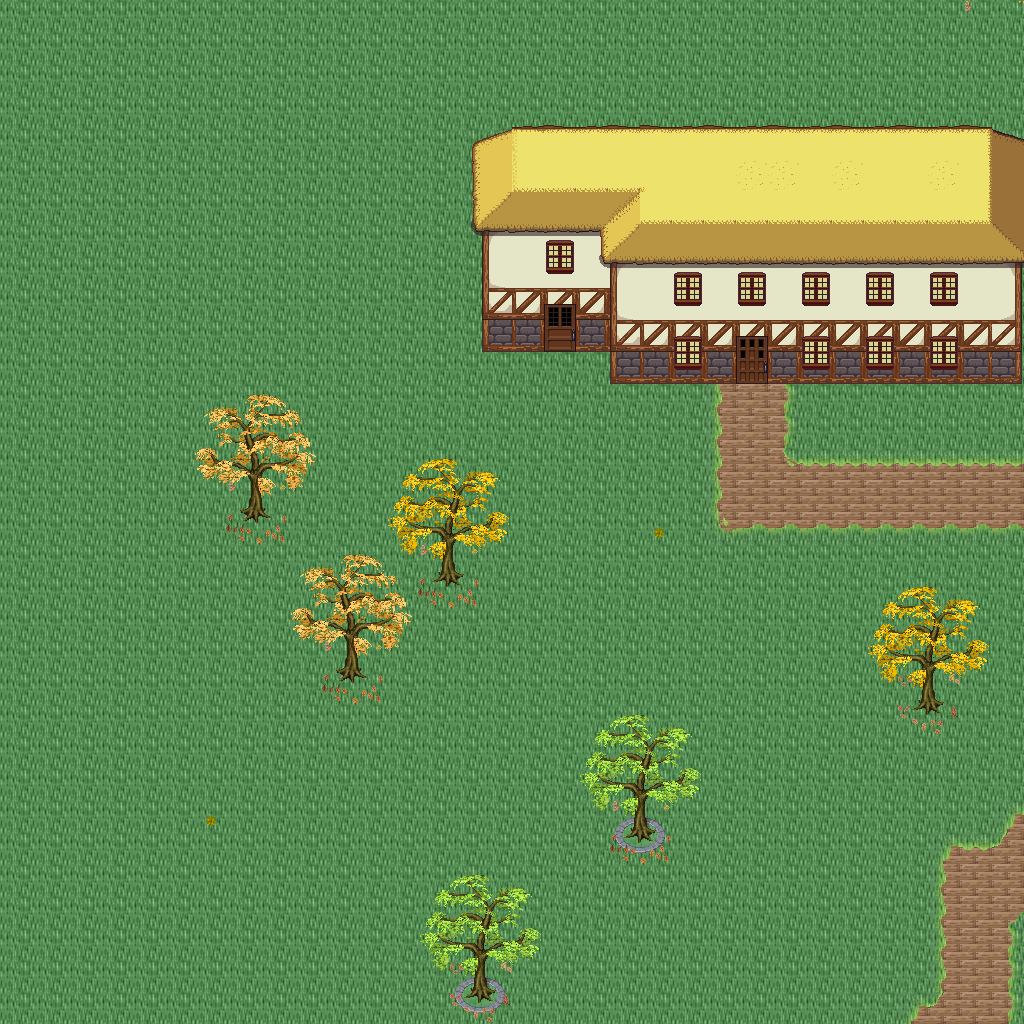

Tiled map render using the project's own tile images. Description and the map definition, with tile-layer contents summarised, below:
An orthogonal 32x32 tile map with 32x32 px tiles, 5 tile layers (Ground, Objects, Objects2, Above, ...), 1 hidden layer not drawn, 46 tilesets.

<map version="1.10" tiledversion="1.11.0" orientation="orthogonal" renderorder="right-down" width="32" height="32" tilewidth="32" tileheight="32" infinite="0" nextlayerid="11" nextobjectid="1">
 <tileset firstgid="1" name="logic_collision" tilewidth="32" tileheight="32" tilecount="1" columns="1">
  <image source="../drawable/logic_collision.png" width="32" height="32" />
 </tileset>
 <tileset firstgid="2" name="ground_ridge_earth_pale" tilewidth="32" tileheight="32" tilecount="96" columns="12">
  <image source="../drawable/ground_ridge_earth_pale.png" width="384" height="256" />
 </tileset>
 <tileset firstgid="98" name="ground_ridge_earth_dark" tilewidth="32" tileheight="32" tilecount="96" columns="12">
  <image source="../drawable/ground_ridge_earth_dark.png" width="384" height="256" />
 </tileset>
 <tileset firstgid="194" name="ground_ground" tilewidth="32" tileheight="32" tilecount="33" columns="3">
  <image source="../drawable/ground_ground.png" width="96" height="352" />
 </tileset>
 <tileset firstgid="227" name="building_castle" tilewidth="32" tileheight="32" tilecount="320" columns="20">
  <image source="../drawable/building_castle.png" width="640" height="512" />
 </tileset>
 <tileset firstgid="547" name="item_pot_barrels_1" tilewidth="32" tileheight="32" tilecount="8" columns="4">
  <image source="../drawable/item_pot_barrels_1.png" width="128" height="64" />
 </tileset>
 <tileset firstgid="555" name="item_weapon_cannon" tilewidth="32" tileheight="32" tilecount="12" columns="3">
  <image source="../drawable/item_weapon_cannon.png" width="96" height="128" />
 </tileset>
 <tileset firstgid="567" name="building_door_closed" tilewidth="32" tileheight="32" tilecount="1" columns="1">
  <image source="../drawable/building_door_closed.png" width="32" height="32" />
 </tileset>
 <tileset firstgid="568" name="building_door_door" tilewidth="32" tileheight="32" tilecount="6" columns="3">
  <image source="../drawable/building_door_door.png" width="96" height="64" />
 </tileset>
 <tileset firstgid="574" name="building_window_window_centered" tilewidth="32" tileheight="32" tilecount="1" columns="1">
  <image source="../drawable/building_window_window_centered.png" width="32" height="32" />
 </tileset>
 <tileset firstgid="575" name="building_decoration_chimney_big" tilewidth="32" tileheight="32" tilecount="2" columns="1">
  <image source="../drawable/building_decoration_chimney_big.png" width="32" height="64" />
 </tileset>
 <tileset firstgid="577" name="building_stairs_stairs_grey" tilewidth="32" tileheight="32" tilecount="6" columns="3">
  <image source="../drawable/building_stairs_stairs_grey.png" width="96" height="64" />
 </tileset>
 <tileset firstgid="583" name="building_witch_hut" tilewidth="32" tileheight="32" tilecount="80" columns="5">
  <image source="../drawable/building_witch_hut.png" width="160" height="512" />
 </tileset>
 <tileset firstgid="663" name="ground_grass_edges" tilewidth="32" tileheight="32" tilecount="36" columns="12">
  <image source="../drawable/ground_grass_edges.png" width="384" height="96" />
 </tileset>
 <tileset firstgid="699" name="ground_grass_corners" tilewidth="32" tileheight="32" tilecount="24" columns="6">
  <image source="../drawable/ground_grass_corners.png" width="192" height="128" />
 </tileset>
 <tileset firstgid="723" name="logic_item_vegetable" tilewidth="32" tileheight="32" tilecount="16" columns="8">
  <image source="../drawable/logic_item_vegetable.png" width="256" height="64" />
 </tileset>
 <tileset firstgid="739" name="plant_tree_fall_trees" tilewidth="32" tileheight="32" tilecount="40" columns="8">
  <image source="../drawable/plant_tree_fall_trees.png" width="256" height="160" />
 </tileset>
 <tileset firstgid="779" name="plant_stump_stump_pale_purple" tilewidth="32" tileheight="32" tilecount="4" columns="2">
  <image source="../drawable/plant_stump_stump_pale_purple.png" width="64" height="64" />
 </tileset>
 <tileset firstgid="783" name="plant_stump_small_stump" tilewidth="32" tileheight="32" tilecount="4" columns="2">
  <image source="../drawable/plant_stump_small_stump.png" width="64" height="64" />
 </tileset>
 <tileset firstgid="787" name="furniture_light_small_lamp" tilewidth="32" tileheight="32" tilecount="4" columns="4">
  <image source="../drawable/furniture_light_small_lamp.png" width="128" height="32" />
 </tileset>
 <tileset firstgid="791" name="item_pot_barrel" tilewidth="32" tileheight="32" tilecount="2" columns="1">
  <image source="../drawable/item_pot_barrel.png" width="32" height="64" />
 </tileset>
 <tileset firstgid="793" name="plant_tree_locust_tree" tilewidth="32" tileheight="32" tilecount="20" columns="4">
  <image source="../drawable/plant_tree_locust_tree.png" width="128" height="160" />
 </tileset>
 <tileset firstgid="813" name="plant_leaves" tilewidth="32" tileheight="32" tilecount="8" columns="4">
  <image source="../drawable/plant_leaves.png" width="128" height="64" />
 </tileset>
 <tileset firstgid="821" name="plant_flower_daisy_blue" tilewidth="32" tileheight="32" tilecount="8" columns="2">
  <image source="../drawable/plant_flower_daisy_blue.png" width="64" height="128" />
 </tileset>
 <tileset firstgid="829" name="plant_flower_daisy_yellow" tilewidth="32" tileheight="32" tilecount="8" columns="2">
  <image source="../drawable/plant_flower_daisy_yellow.png" width="64" height="128" />
 </tileset>
 <tileset firstgid="837" name="plant_flower_small_flower_bed_2" tilewidth="32" tileheight="32" tilecount="12" columns="3">
  <image source="../drawable/plant_flower_small_flower_bed_2.png" width="96" height="128" />
 </tileset>
 <tileset firstgid="849" name="plant_flower_small_flower_bed" tilewidth="32" tileheight="32" tilecount="12" columns="3">
  <image source="../drawable/plant_flower_small_flower_bed.png" width="96" height="128" />
 </tileset>
 <tileset firstgid="861" name="plant_flower_flower_bed_1" tilewidth="32" tileheight="32" tilecount="35" columns="7">
  <image source="../drawable/plant_flower_flower_bed_1.png" width="224" height="160" />
 </tileset>
 <tileset firstgid="896" name="plant_flower_hothouse_flowers" tilewidth="32" tileheight="32" tilecount="72" columns="6">
  <image source="../drawable/plant_flower_hothouse_flowers.png" width="192" height="384" />
 </tileset>
 <tileset firstgid="968" name="furniture_light_lamp_blue" tilewidth="32" tileheight="32" tilecount="3" columns="1">
  <image source="../drawable/furniture_light_lamp_blue.png" width="32" height="96" />
 </tileset>
 <tileset firstgid="971" name="light_dim_light_7x5" tilewidth="32" tileheight="32" tilecount="35" columns="7">
  <image source="../drawable/light_dim_light_7x5.png" width="224" height="160" />
 </tileset>
 <tileset firstgid="1006" name="building_decoration_chimney" tilewidth="32" tileheight="32" tilecount="2" columns="1">
  <image source="../drawable/building_decoration_chimney.png" width="32" height="64" />
 </tileset>
 <tileset firstgid="1008" name="building_decoration_cauldron_sign" tilewidth="32" tileheight="32" tilecount="1" columns="1">
  <image source="../drawable/building_decoration_cauldron_sign.png" width="32" height="32" />
 </tileset>
 <tileset firstgid="1009" name="building_decoration_magician_banner" tilewidth="32" tileheight="32" tilecount="3" columns="3">
  <image source="../drawable/building_decoration_magician_banner.png" width="96" height="32" />
 </tileset>
 <tileset firstgid="1012" name="logic_portal" tilewidth="32" tileheight="32" tilecount="24" columns="8">
  <image source="../drawable/logic_portal.png" width="256" height="96" />
 </tileset>
 <tileset firstgid="1036" name="ground_ground_3" tilewidth="32" tileheight="32" tilecount="5" columns="5">
  <image source="../drawable/ground_ground_3.png" width="160" height="32" />
 </tileset>
 <tileset firstgid="1041" name="building_cottage" tilewidth="32" tileheight="32" tilecount="256" columns="16">
  <image source="../drawable/building_cottage.png" width="512" height="512" />
 </tileset>
 <tileset firstgid="1297" name="building_roof_thatched_roof" tilewidth="32" tileheight="32" tilecount="256" columns="16">
  <image source="../drawable/building_roof_thatched_roof.png" width="512" height="512" />
 </tileset>
 <tileset firstgid="1553" name="building_door_doors" tilewidth="32" tileheight="32" tilecount="256" columns="16">
  <image source="../drawable/building_door_doors.png" width="512" height="512" />
 </tileset>
 <tileset firstgid="1809" name="building_window_windows" tilewidth="32" tileheight="32" tilecount="256" columns="16">
  <image source="../drawable/building_window_windows.png" width="512" height="512" />
 </tileset>
 <tileset firstgid="2065" name="plant_bush_leafy" tilewidth="32" tileheight="32" tilecount="48" columns="8">
  <image source="../drawable/plant_bush_leafy.png" width="256" height="192" />
 </tileset>
 <tileset firstgid="2113" name="plant_bush_flowering" tilewidth="32" tileheight="32" tilecount="72" columns="8">
  <image source="../drawable/plant_bush_flowering.png" width="256" height="288" />
 </tileset>
 <tileset firstgid="2185" name="object_stone_well" tilewidth="32" tileheight="32" tilecount="6" columns="2">
  <image source="../drawable/object_stone_well.png" width="64" height="96" />
 </tileset>
 <tileset firstgid="2191" name="item_pot_cauldron" tilewidth="32" tileheight="32" tilecount="48" columns="8">
  <image source="../drawable/item_pot_cauldron.png" width="256" height="192" />
 </tileset>
 <tileset firstgid="2239" name="item_campfires" tilewidth="32" tileheight="32" tilecount="2" columns="2">
  <image source="../drawable/item_campfires.png" width="64" height="32" />
 </tileset>
 <tileset firstgid="2241" name="item_firewood" tilewidth="32" tileheight="32" tilecount="12" columns="3">
  <image source="../drawable/item_firewood.png" width="96" height="128" />
 </tileset>
 <layer id="1" name="Ground" width="32" height="32">
  <data>[1024 cells, 1024 non-empty, 6 distinct tile ids]</data>
 </layer>
 <layer id="2" name="Objects" width="32" height="32">
  <data>[1024 cells, 116 non-empty, 26 distinct tile ids]</data>
 </layer>
 <layer id="3" name="Objects2" width="32" height="32">
  <data>[1024 cells, 49 non-empty, 14 distinct tile ids]</data>
 </layer>
 <layer id="4" name="Above" width="32" height="32">
  <data>[1024 cells, 201 non-empty, 78 distinct tile ids]</data>
 </layer>
 <layer id="5" name="Above2" width="32" height="32">
  <data>[1024 cells, 0 non-empty, 0 distinct tile ids]</data>
 </layer>
 <layer id="6" name="Walkable" width="32" height="32" visible="0">
  <data>[1024 cells, 113 non-empty, 1 distinct tile ids]</data>
 </layer>
 <objectgroup id="7" name="Mapevents" />
 <objectgroup id="8" name="Spawn" />
 <objectgroup id="9" name="Keys" />
 <objectgroup id="10" name="Replace" />
</map>
